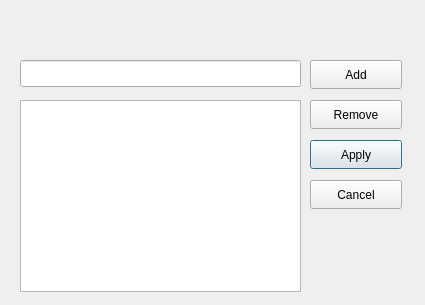
<?xml version="1.0" encoding="UTF-8"?>
<ui version="4.0">
 <class>crew_type_window</class>
 <widget class="QDialog" name="crew_type_window">
  <property name="windowModality">
   <enum>Qt::ApplicationModal</enum>
  </property>
  <property name="geometry">
   <rect>
    <x>0</x>
    <y>0</y>
    <width>425</width>
    <height>305</height>
   </rect>
  </property>
  <property name="windowTitle">
   <string>Dialog</string>
  </property>
  <widget class="QListWidget" name="crew_type_list">
   <property name="geometry">
    <rect>
     <x>20</x>
     <y>100</y>
     <width>281</width>
     <height>192</height>
    </rect>
   </property>
  </widget>
  <widget class="QLineEdit" name="crew_type_input">
   <property name="geometry">
    <rect>
     <x>20</x>
     <y>60</y>
     <width>281</width>
     <height>27</height>
    </rect>
   </property>
  </widget>
  <widget class="QPushButton" name="apply_button">
   <property name="geometry">
    <rect>
     <x>310</x>
     <y>140</y>
     <width>92</width>
     <height>29</height>
    </rect>
   </property>
   <property name="text">
    <string>Apply</string>
   </property>
  </widget>
  <widget class="QPushButton" name="remove_button">
   <property name="geometry">
    <rect>
     <x>310</x>
     <y>100</y>
     <width>92</width>
     <height>29</height>
    </rect>
   </property>
   <property name="text">
    <string>Remove</string>
   </property>
  </widget>
  <widget class="QPushButton" name="add_button">
   <property name="geometry">
    <rect>
     <x>310</x>
     <y>60</y>
     <width>92</width>
     <height>29</height>
    </rect>
   </property>
   <property name="text">
    <string>Add</string>
   </property>
  </widget>
  <widget class="QPushButton" name="cancel_button">
   <property name="geometry">
    <rect>
     <x>310</x>
     <y>180</y>
     <width>92</width>
     <height>29</height>
    </rect>
   </property>
   <property name="text">
    <string>Cancel</string>
   </property>
  </widget>
 </widget>
 <resources/>
 <connections/>
</ui>
